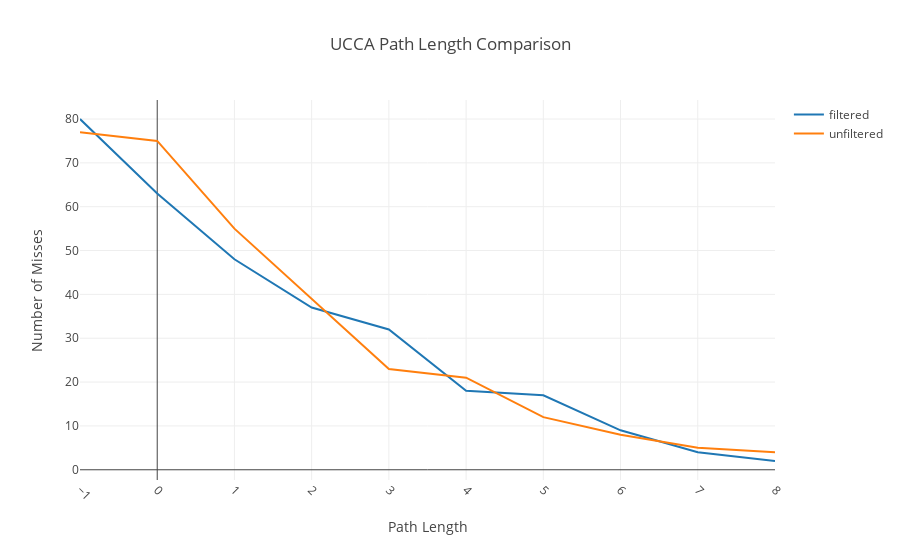

Here is the notebook cell this chart was saved with:
### Code cell
scatter1 = go.Scatter(
        x=[i for i in range(-1,10)], 
        y=[filtered_only_misses_by_ucca_dict['total'].get(i, 0) for i in range(10)],
        mode='lines',
        name='filtered'
    )

scatter2= go.Scatter(
    x=[i for i in range(-1,10)], 
    y=[unfiltered_only_misses_by_ucca_dict['total'].get(i, 0) for i in range(10)],
    mode='lines',
    name='unfiltered'
)


layout = go.Layout(
    title='UCCA Path Length Comparison',
    xaxis_title="Path Length",
    yaxis_title="Number of Misses",        
    barmode='overlay',
    width=900,
    xaxis = go.layout.XAxis(
        tickangle = 45,
        automargin = True
        
    )
    
        
)

fig = go.Figure(data=[scatter1,scatter2], layout=layout)


fig.show()

### Figure 1 — Plotly figure (JSON) as saved in the notebook; plotly's stock layout.template omitted (floating-point values rounded to 4 significant figures)
{"data": [{"mode": "lines", "name": "filtered", "type": "scatter", "uid": "9138bf96-87a6-4e43-b57d-78c4cd2760d1", "x": [-1, 0, 1, 2, 3, 4, 5, 6, 7, 8, 9], "y": [80, 63, 48, 37, 32, 18, 17, 9, 4, 2]}, {"mode": "lines", "name": "unfiltered", "type": "scatter", "uid": "f01fa246-08f0-43a0-ab28-37f33e7335ea", "x": [-1, 0, 1, 2, 3, 4, 5, 6, 7, 8, 9], "y": [77, 75, 55, 39, 23, 21, 12, 8, 5, 4]}], "layout": {"barmode": "overlay", "title": {"text": "UCCA Path Length Comparison"}, "width": 900, "xaxis": {"automargin": true, "tickangle": 45, "title": {"text": "Path Length"}}, "yaxis": {"title": {"text": "Number of Misses"}}}}
